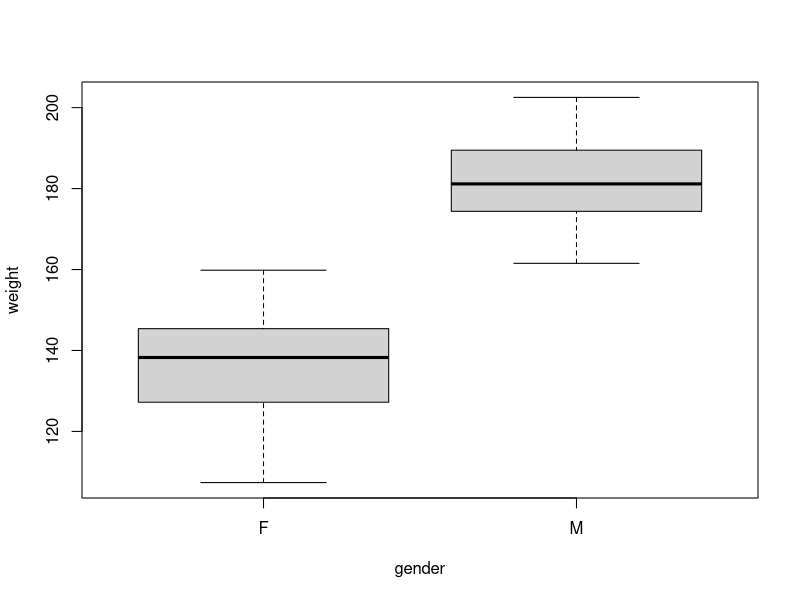
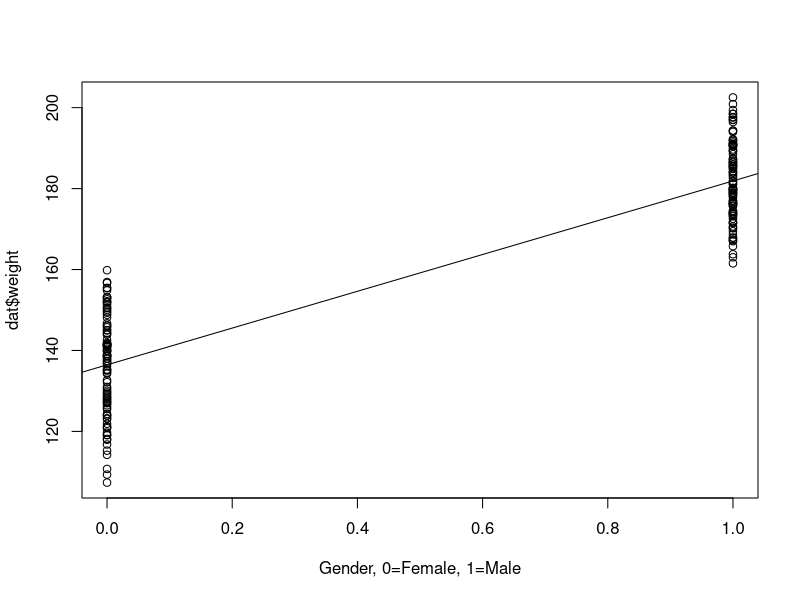
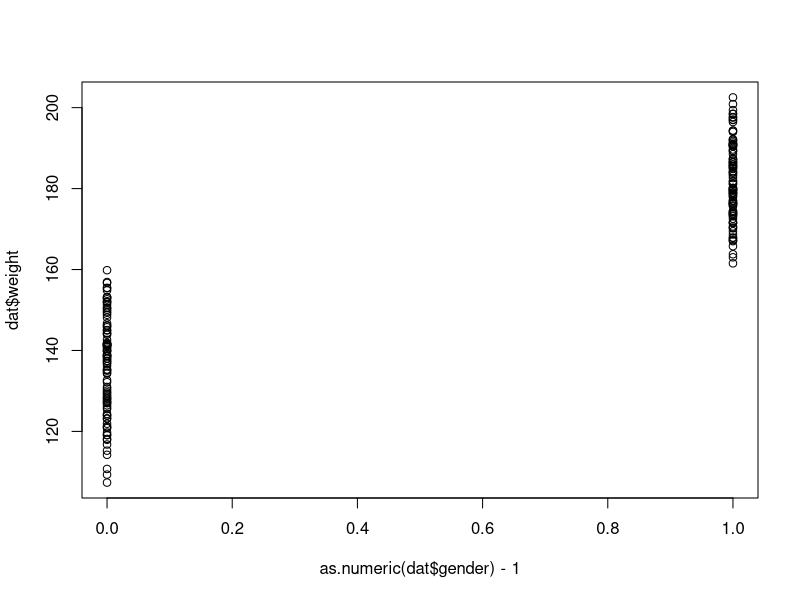
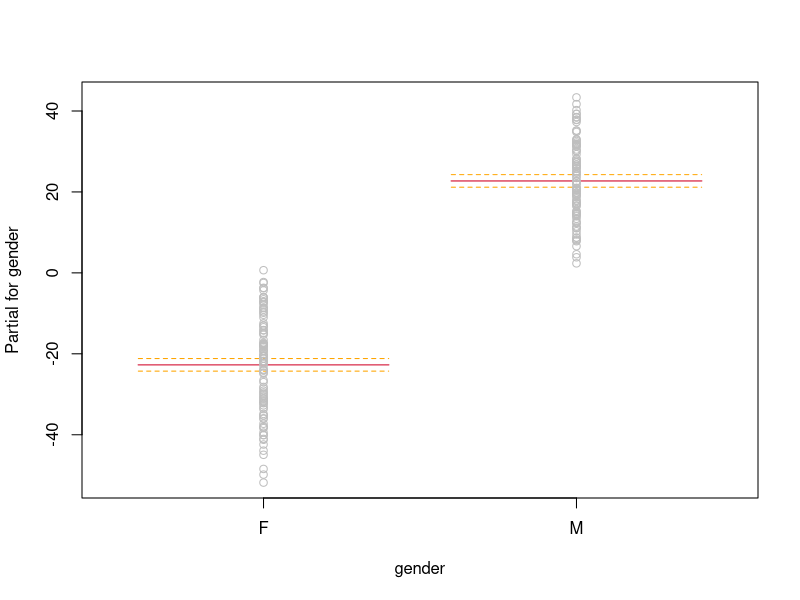
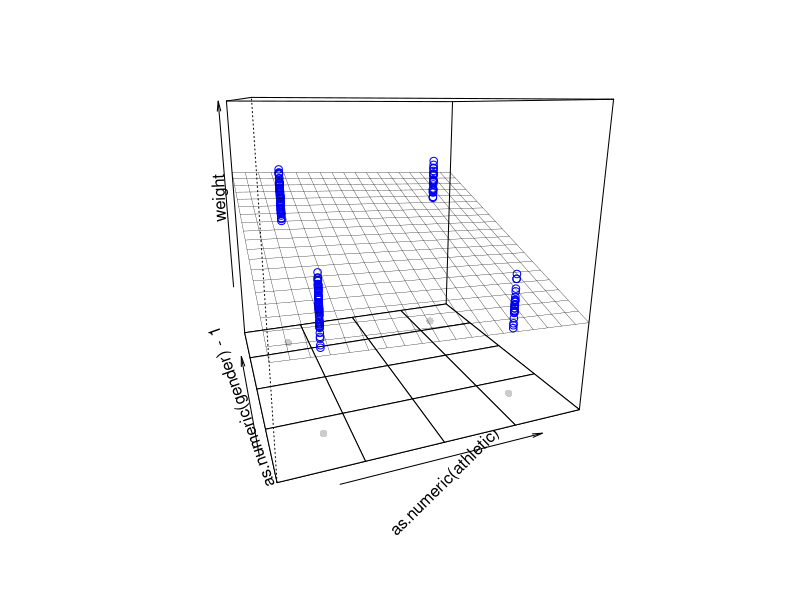
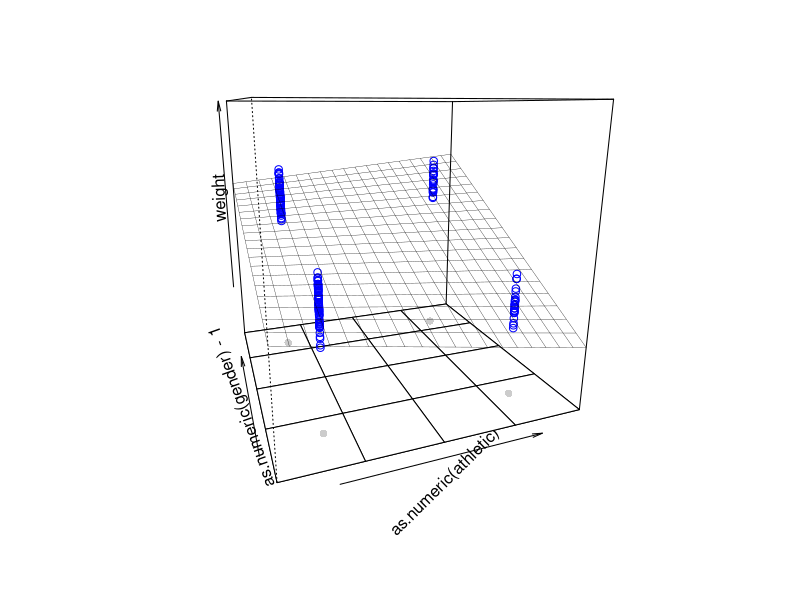
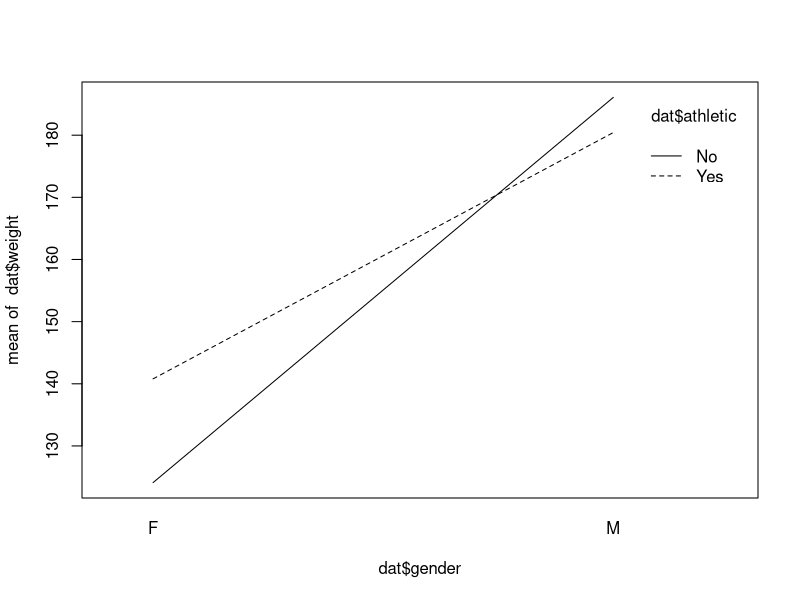
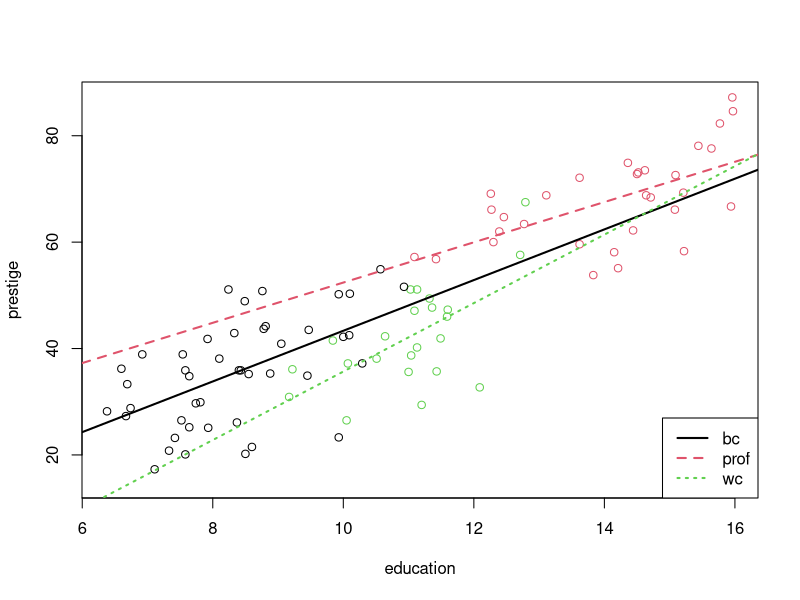

Here is the R script that generated these plots, in order: (Note: this script raises an error after producing the figures.)
### R code from vignette source '/home/pauljohn/tmp/lyxtmp/lyx_tmpdir.T29852/lyx_tmpbuf0/Interaction-Categorical-1-lecture.Rnw'
### Encoding: UTF-8

###################################################
### code chunk number 1: Interaction-Categorical-1-lecture.Rnw:19-20
###################################################
  if(exists(".orig.enc")) options(encoding = .orig.enc)


###################################################
### code chunk number 2: Interaction-Categorical-1-lecture.Rnw:79-80
###################################################
dir.create("plots", showWarnings=F)


###################################################
### code chunk number 3: Roptions
###################################################
options(device = pdf)
options(width=160, prompt="> ", continue="+  ")
options(useFancyQuotes = FALSE) 
set.seed(75645)
op <- par() 
pjmar <- c(5.1, 5.1, 1.5, 2.1) 
#pjmar <- par("mar")
options(SweaveHooks=list(fig=function() par(mar=pjmar, ps=12)))
pdf.options(onefile=F,family="Times",pointsize=12)


###################################################
### code chunk number 4: gend10
###################################################
library(rockchalk)
gender <- gl(2,100, labels=c("F","M"))
athletic <- ifelse(runif(200) < 0.3, 1, 0)
weight <- 100 - 15 * athletic + 40*as.numeric(gender) + 20 * athletic * (as.numeric(gender)-1) + 10*rnorm(200)
athletic <- factor(athletic, labels=c("Yes","No"))
dat <- data.frame(gender, weight, athletic)
m1 <- lm(weight~gender, data=dat)
plot(weight ~ gender, data=dat, main="")
outreg(m1, tight=F)


###################################################
### code chunk number 5: gend20
###################################################
plot.default(x=as.numeric(dat$gender)-1,y=dat$weight, main="", xlab="Gender, 0=Female, 1=Male")
contrasts(dat$gender)
abline(m1)


###################################################
### code chunk number 6: gend30
###################################################
plot.default(x=as.numeric(dat$gender)-1, y=dat$weight, main="")
termplot(m1, terms="gender", partial=T, se=T)


###################################################
### code chunk number 7: gend50
###################################################
m2 <- lm(weight~gender+athletic, data=dat)
mcGraph3(x1=as.numeric(athletic)-1, x2=as.numeric(gender)-1, y=weight, main="", drawArrows=F)
outreg(m2, tight=F)


###################################################
### code chunk number 8: gend60
###################################################
m3 <- lm(weight~gender*athletic, data=dat)
mcGraph3(x1=as.numeric(athletic)-1, x2=as.numeric(gender)-1, y=weight, interaction=T, drawArrows=F, main="")
outreg(m3, tight=F)


###################################################
### code chunk number 9: gend80
###################################################
newx <- expand.grid(gender = levels(dat$gender), athletic = levels(dat$athletic))
(newx$pred <- predict(m3, newdata = newx))
grpmeans <-  aggregate(dat$weight, by = list("gender" = dat$gender, "athletic" =  dat$athletic), FUN = mean)
grpmeans


###################################################
### code chunk number 10: gend61
###################################################
interaction.plot(dat$gender, dat$athletic, dat$weight)


###################################################
### code chunk number 11: prestige05
###################################################
library(car)
m1by <- by(Prestige, Prestige$type, function(x) {lm(prestige ~ education, data=x)})
(lapply(m1by, summary))


###################################################
### code chunk number 12: prestige11
###################################################
plot( prestige ~ education, data=Prestige, col=Prestige$type)
abline(m1by[[1]], col=1, lty=1, lwd=2)
abline(m1by[[2]], col=2, lty=2, lwd=2)
abline(m1by[[3]], col=3, lty=3, lwd=2)
legend("bottomright", legend=levels(Prestige$type), lty=1:3, col=1:3, lwd=2)


###################################################
### code chunk number 13: prestige15
###################################################
library(lme4)
lml1 <- lmList( prestige ~ education | type, data=Prestige, pool=F)
summary(lml1)


###################################################
### code chunk number 14: prestige16
###################################################
library(lme4)
lml2 <- lmList( prestige ~ education | type, data=Prestige)
summary(lml2)


###################################################
### code chunk number 15: prestige20
###################################################
plot( prestige ~ education, data=Prestige, col=Prestige$type)
lml1c <- coef(lml1)
abline(a=lml1c[1,1], b=lml1c[1,2], col=1, lty=1, lwd=2)
abline(a=lml1c[2,1], b=lml1c[2,2], col=2, lty=2, lwd=2)
abline(a=lml1c[3,1], b=lml1c[3,2], col=3, lty=3, lwd=2)
legend("bottomright", legend=levels(Prestige$type), lty=1:3, col=1:3, lwd=2)


###################################################
### code chunk number 16: prestige30
###################################################
plot( prestige ~ education, data=Prestige, col=Prestige$type)
m5 <- lm(prestige ~ education + type, data=Prestige)
nd1 <- expand.grid(education=range(Prestige$education), type=levels(Prestige$type))
nd1$pred <- predict(m5, newdata=nd1)
for(i in 1:3){
with(nd1[nd1$type %in% levels(Prestige$type)[i], ], 
lines(education, pred, col=i, lty=i, lwd=2))
}
legend("bottomright", legend=levels(Prestige$type), lty=1:3, col=1:3, lwd=2)
outreg(m5, tight=F)


###################################################
### code chunk number 17: prestige40
###################################################
plot( prestige ~ education, data=Prestige, col=Prestige$type)
m6 <- lm(prestige ~ education *type, data=Prestige)
nd2 <- expand.grid(education=range(Prestige$education), type = levels(Prestige$type))
nd2$pred <- predict(m6, newdata=nd2)
for(i in 1:3){
with(nd2[nd2$type %in% levels(nd2$type)[i], ], 
lines(education, pred, col=i, lty=i, lwd=2))
}
legend("bottomright", legend=levels(Prestige$type), lty=1:3, col=1:3, lwd=2)
outreg(m6, tight=F)


###################################################
### code chunk number 18: prestige60
###################################################
plot( prestige ~ education, data=Prestige, col=Prestige$type)
m7 <- lm(prestige ~ type / education, data=Prestige)
nd2 <- expand.grid(education=range(Prestige$education), type = levels(Prestige$type))
nd2$pred <- predict(m7, newdata=nd2)
for(i in 1:3){
with(nd2[nd2$type %in% levels(nd2$type)[i], ], 
   lines(education, pred, col=i, lty=i, lwd=2))
}
legend("bottomright", legend=levels(Prestige$type), lty=1:3, col=1:3, lwd=2)
outreg(m7, tight=F)


###################################################
### code chunk number 19: Interaction-Categorical-1-lecture.Rnw:597-598 (eval = FALSE)
###################################################
## plot( prestige ~ education, data=Prestige, col=Prestige$type)
## m7 <- lm(prestige ~ type / education, data=Prestige)
## nd2 <- expand.grid(education=range(Prestige$education), type = levels(Prestige$type))
## nd2$pred <- predict(m7, newdata=nd2)
## for(i in 1:3){
## with(nd2[nd2$type %in% levels(nd2$type)[i], ], 
##    lines(education, pred, col=i, lty=i, lwd=2))
## }
## legend("bottomright", legend=levels(Prestige$type), lty=1:3, col=1:3, lwd=2)
## outreg(m7, tight=F)


###################################################
### code chunk number 20: mc45
###################################################
m7trouble <- lm(log(prestige) ~ as.numeric(education) + as.factor(type), data=Prestige)
colnames( model.frame(m7trouble) )


###################################################
### code chunk number 21: ps10
###################################################
m6ps <- plotSlopes(m6, plotx="education", modx="type")


###################################################
### code chunk number 22: ps20
###################################################
testSlopes(m6ps)


###################################################
### code chunk number 23: ps50
###################################################
m6ps


###################################################
### code chunk number 24: mc05b
###################################################
dat <- genCorrelatedData(100, beta = c(0, 0.1, 0.1, 0), rho = 0.8, means = c(30,20), sds = c(10,10), stde = 3)
m1 <- lm(y ~ x1, data = dat)
plotSlopes(m1, plotx="x1", interval="confidence", lwd = 0.4, axes = F)
axis(1)
axis(2, pos = 0)
abline(v = 0)
box(bty = "L")


###################################################
### code chunk number 25: mc05a
###################################################
outreg(list("m1" = m1), tight = FALSE)


###################################################
### code chunk number 26: mc05d
###################################################
outreg(list("m1" = m1), tight = FALSE)


###################################################
### code chunk number 27: Interaction-Categorical-1-lecture.Rnw:765-766
###################################################
predictOMatic(m1, predVals = list("x1" = c(0, 10, 20, 30, 40)), se.fit = TRUE, interval = "confidence")


###################################################
### code chunk number 28: mc06b
###################################################
dat$x1a <- dat$x1 - 5
m2 <- lm(y ~ x1a, data = dat)
plotSlopes(m2, plotx="x1a", interval="confidence", lwd = 0.4, axes = F)
axis(1)
axis(2, pos = 0)
abline(v = 0)


###################################################
### code chunk number 29: mc06a
###################################################
outreg(list("m2" = m2), tight = FALSE)


###################################################
### code chunk number 30: mc07b
###################################################
dat$x1b <- dat$x1 - 15
m3 <- lm(y ~ x1b, data = dat)
plotSlopes(m3, plotx="x1b", interval="confidence", lwd = 0.4,axes = F)
axis(1)
axis(2, pos = 0)
abline(v=0)


###################################################
### code chunk number 31: mc07a
###################################################
outreg(list("m3" = m3), tight = FALSE)


###################################################
### code chunk number 32: mc08b
###################################################
dat$x1b <- dat$x1 - mean(dat$x1, na.rm = TRUE)
m4 <- lm(y ~ x1b, data = dat)
plotSlopes(m4, plotx="x1b", interval="confidence", lwd = 0.4, axes=FALSE)
axis(1)
axis(2, pos = 0)
abline(v = 0)


###################################################
### code chunk number 33: mc08a
###################################################
outreg(list("m4" = m4), tight = FALSE)


###################################################
### code chunk number 34: mc100
###################################################
m1 <- lm(prestige ~ education * type, data = Prestige)
m1c <- meanCenter(m1)
outreg(list("Not Centered" = m1, "Centered" = m1c), tight = FALSE)


###################################################
### code chunk number 35: center1 (eval = FALSE)
###################################################
## Prestige$educcenter <- Prestige$education - mean(Prestige$education, na.rm=TRUE)
## m1 <- lm(prestige ~ education * type, data = Prestige)
## m2 <- lm(prestige ~ educcenter * type, data = Prestige)
## outreg(list("Not Centered" = m1, "Centered Wrongly" = m2), tight = FALSE)


###################################################
### code chunk number 36: Interaction-Categorical-1-lecture.Rnw:913-914
###################################################
Prestige$educcenter <- Prestige$education - mean(Prestige$education, na.rm=TRUE)
m1 <- lm(prestige ~ education * type, data = Prestige)
m2 <- lm(prestige ~ educcenter * type, data = Prestige)
outreg(list("Not Centered" = m1, "Centered Wrongly" = m2), tight = FALSE)


###################################################
### code chunk number 37: center2 (eval = FALSE)
###################################################
## m1mf <- model.frame(m1)
## m1mf[ , "education"] <- m1mf[, "education"] - mean(m1mf[ , "education"], na.rm = TRUE) 
## m3 <- lm( prestige ~ education * type, data=m1mf)
## summary(m3)


###################################################
### code chunk number 38: mc10
###################################################
m1mc <- meanCenter(m1)
summary(m1mc)


###################################################
### code chunk number 39: center10 (eval = FALSE)
###################################################
## outreg(list(m1,m2,m1mc), tight=F, modelLabels=c("Not Centered","Centered Wrongly", "meanCenter"))


###################################################
### code chunk number 40: center11
###################################################
outreg(list(m1,m2,m1mc), tight=F, modelLabels=c("Not Centered","Centered Wrongly", "meanCenter"))


###################################################
### code chunk number 41: Interaction-Categorical-1-lecture.Rnw:988-990
###################################################
predictOMatic(m1, predVals = c("education"))
predictOMatic(m2, predVals = c("educcenter"))


###################################################
### code chunk number 42: Interaction-Categorical-1-lecture.Rnw:997-998
###################################################
predictOMatic(m1mc, predVals = c("educationc"))


###################################################
### code chunk number 43: center20
###################################################
preds <- data.frame(m1 = predict(m1), m2 = predict(m2), m1mc = predict(m1mc))
plot(preds)


###################################################
### code chunk number 44: center30
###################################################
anova(m2, m1, m1mc, test = "F")


###################################################
### code chunk number 45: center31
###################################################
plotSlopes(m1mc, plotx="educationc", modx="type", modxVals = c("wc","prof"), interval = "confidence")
